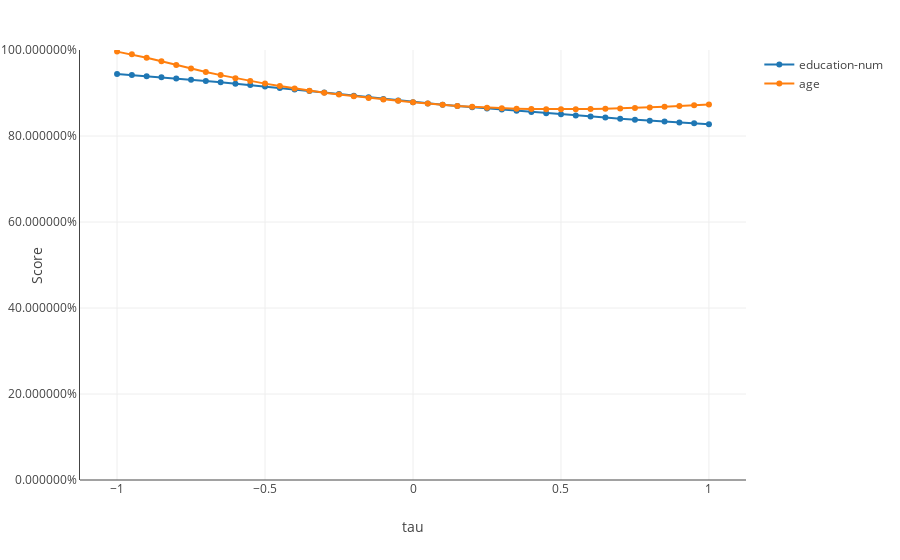

Notebook code cell kept with this figure:
### Markdown cell above
We can see that although the overall accuracy is around 0.88, it is much higher when the age is lower. This is quite intuitive, as we can imagine that young adults more often than not have a salary under $50k. When they get older, many things can happen and their salary isn't as easy to guess, which translates to a lower model accuracy.

In the same way as before, we can visualize the performance of the metric with respect to multiple variables.

### Code cell
explainer.plot_performance(
    X_test=X_test[['age', 'education-num']],
    y_test=y_test,
    y_test_pred=y_pred > 0.5,
    metric=metrics.accuracy_score,
    inline=True
)
